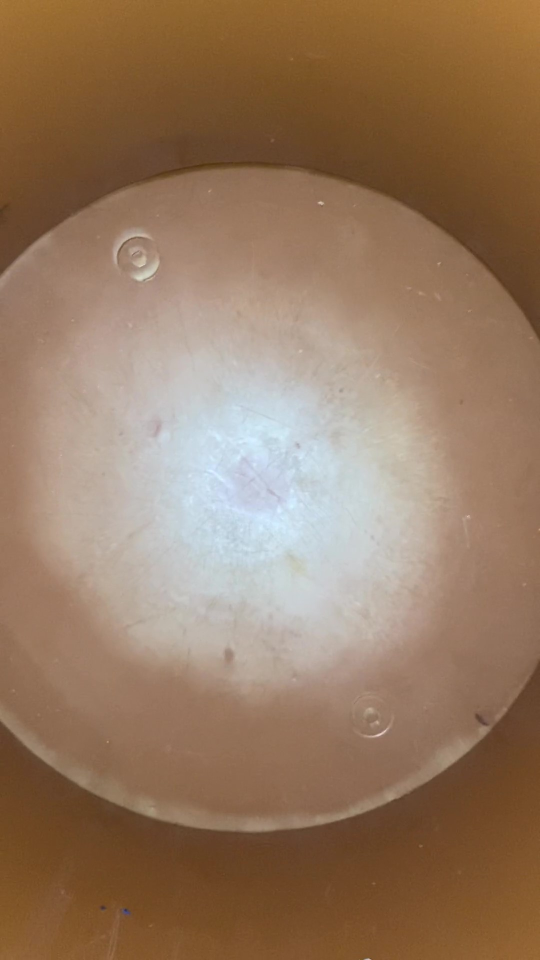
#> input picture AllCombined/pictures/IMG_1824_Moment.jpg, 1080 x 1920 px (shown at 1/2 size); its folder holds only this picture in this run
$ python Main.py
#> lines starting #> are read from the running program, lines starting #| are printed output that depends on the picture; after the words box and inside, x2 and y2 are one past the last pixel; in counts of white or black regions, pixels touching at a corner belong together; long printed decimals are rounded
#> `images = [cv2.imread(file) for file in glob.glob("pictures/*.PNG")] + ..`: images = 1 item
#> further down, image is the input picture: shape (1920, 1080, 3); mean B, G, R 97.1, 121.5, 149.9
### AllCombined/root.py
import cv2
import numpy as np
import glob
import isolate
from matplotlib import pyplot as plt
def checkForRoots(img):
    img = cv2.resize(img, (int(img.shape[1]/3), int(img.shape[0]/3)))
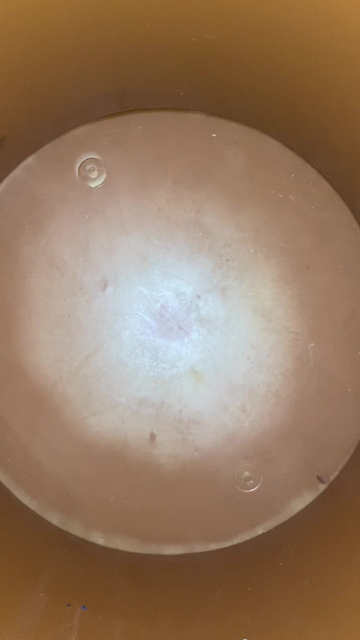
#> img: shape (640, 360, 3); mean of channels 0, 1, 2 97.1, 121.5, 149.9; drawn as B, G, R
    imgCopy = img.copy()
    img = isolate.findBackPlate(img,1.4,200,180,90,50,int(imgCopy.shape[1]/1.1))
#> in findBackPlate, `grey= cv2.cvtColor(grey, cv2.COLOR_BGR2GRAY)`:
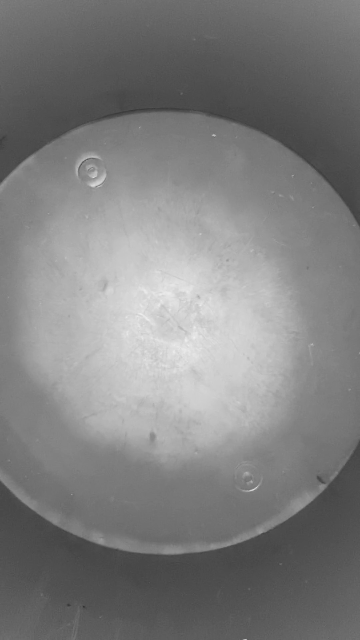
#> grey: shape (640, 360); min 50, max 239, mean 127.2
#> in findBackPlate, `circles = cv2.HoughCircles(grey, cv2.HOUGH_GRADIENT, dp, min_dist,para..`: circles = None
    img = isolate.findBackPlate(img,1.4,250,200,78,40,int(imgCopy.shape[1]/1.1))
    edges = cv2.Canny(img,100,200)
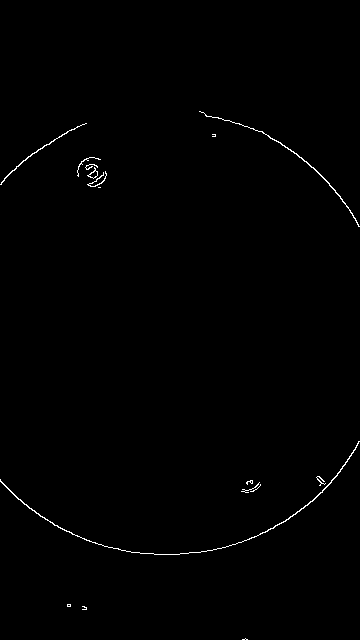
#> edges: shape (640, 360); 0.53% white in thin lines or dots, all inside (x1, y1, x2, y2) = (0, 111, 360, 640)
    plt.subplot(131),plt.imshow(img,cmap = 'gray')
    plt.title('Original Image'), plt.xticks([]), plt.yticks([])
    edges = edges[0:int(edges.shape[0]/2), 0:edges.shape[1]]
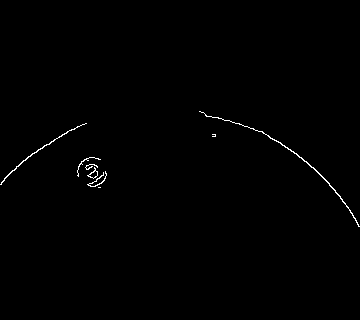
#> edges: shape (320, 360); 0.5% white in thin lines or dots, all inside (x1, y1, x2, y2) = (0, 111, 360, 227)
    hist = cv2.calcHist([edges],[0],None,[256],[0,256])
#> hist = 256 values, max 114620 at index 0, min 0 at index 1, mean 450
    print(hist[-1]/hist[0])
#| [0.00506]
    #Returns true if white to black pixel radius is above 0.0304
    return (hist[-1]/hist[0] > 0.0304)

### AllCombined/isolate.py
import numpy as np
import cv2
def findBackPlate(img,dp,min_dist,param1,param2,min_radius,max_radius):
    try:
        grey = img.copy()
        grey= cv2.cvtColor(grey, cv2.COLOR_BGR2GRAY)
        output = img.copy()
        #Finds all cirlces, with specific perimeters
        circles = cv2.HoughCircles(grey, cv2.HOUGH_GRADIENT, dp, min_dist,param1=param1,param2=param2,minRadius=min_radius,maxRadius=max_radius)
        #If circles are present:
        if circles is not None and len(circles[0]) < 2:
            #Converts all circle parameters to int
            circles = np.round(circles[0, :]).astype("int")
                # loop over the (x, y) coordinates and radius of the circles
            for (x, y, r) in circles:
                # draw the circle in the output image, then draw a rectangle
                # corresponding to the center of the circle
                cv2.circle(output, (x, y), r, (0, 0, 0), -1)
                cv2.rectangle(output, (x - 5, y - 5), (x + 5, y + 5), (0, 128, 255), -1)
                #print(r)
    except:
        output = img
    return (output)

### AllCombined/Coating.py
import cv2
import numpy as np
import glob

def getCoating (img):
    images = []
    images.append(img)

    isCoating = 0

    thresh = []
    morph_open = []
    morph_erode = []
    morph_close = []
    img_contours = []

    for i in range(len(images)):
        images[i] = cv2.resize(images[i], (int(images[i].shape[1] /3), int(images[i].shape[0]/3)))

        #images[i] = cv2.cvtColor(images[i], cv2.COLOR_BGR2HSV)
        thresh.append(cv2.inRange(images[i], (0,15,5), (130,120,30)))


        # Morphology
        kernel = cv2.getStructuringElement(cv2.MORPH_ELLIPSE, (15, 15))
        morph_close.append(cv2.morphologyEx(thresh[i], cv2.MORPH_CLOSE, kernel, iterations=1))
        kernel = cv2.getStructuringElement(cv2.MORPH_ELLIPSE, (7, 7))
        #morph_erode.append(cv2.morphologyEx(morph_open[i], cv2.MORPH_ERODE, kernel))
        #kernel = cv2.getStructuringElement(cv2.MORPH_ELLIPSE, (7, 7))
        morph_open.append(cv2.morphologyEx(morph_close[i], cv2.MORPH_OPEN, kernel, iterations=1))

        # Contours
        contours, hierarchy = cv2.findContours(morph_open[i], cv2.RETR_TREE, cv2.CHAIN_APPROX_NONE)
        img_contours.append(np.zeros(images[i].shape))

        # Features
        contourIndex = np.zeros(len(contours))
        area = np.zeros(len(contours))
        perimeter = np.zeros(len(contours))
        circularity = np.zeros(len(contours))
        elongation = np.zeros(len(contours))

        for j in range(len(contours)):
            if hierarchy[0][j][3] == -1:
                contourIndex[j] = j
                area[j] = cv2.contourArea((contours[j]))
                perimeter[j] = cv2.arcLength(contours[j], 1)
                circularity[j] = (4 * 3.14 * area[j]) / (int(perimeter[j]) ** 2)

                rect = cv2.minAreaRect(contours[j])
                box = cv2.boxPoints(rect)
                box = np.int0(box)
                elongation[j] = cv2.max(int(rect[1][0]) / int(rect[1][1]), int(rect[1][1]) / int(rect[1][0]))[0]

                if  area[j] > 1500 and 0.45 > circularity[j] > 0.24 and 950 > perimeter[j] > 200 and 0.13 < elongation[j] < 3.5:
                    cv2.drawContours(img_contours[i], contours, int(contourIndex[j]), (0,255,255), 3)
                    cv2.drawContours(img_contours[i], [box], 0, (0,255,255), 2)
                    #print(elongation[j])
                    isCoating = 1

        return isCoating
#> this loop made 1 pass
#> after the loop, images = 1 item; img_contours = 1 item; morph_close = 1 item; morph_open = 1 item; thresh = 1 item


#print(getCoating(cv2.imread("1_coating.PNG")))

### AllCombined/waterMain.py
import cv2
import numpy as np

from matplotlib import pyplot as plt
import lineSearch as lines
import distance
def getWater(image):
        # load image
        image = cv2.resize(image, (int(image.shape[1]/3), int(image.shape[0]/3)))
        output = image.copy()
        gray = cv2.cvtColor(image, cv2.COLOR_BGR2GRAY)
        # detect circles in the image
        circles = cv2.HoughCircles(gray, cv2.HOUGH_GRADIENT, 1.5, 250,param1=40,param2=100,minRadius=100,maxRadius=200)
#> circles = None
        # ensure at least some circles were found
        if circles is not None:
                # convert the (x, y) coordinates and radius of the circles to integers
                circles = np.round(circles[0, :]).astype("int")
                # loop over t67he (x, y) coordinates and radius of the circles
                for (x, y, r) in circles:
                        # draw the circle in the output image, then draw a rectangle
                        # corresponding to the center of the circle
                        cv2.circle(output, (x, y), r, (0, 255, 0), 4)
                        cv2.rectangle(output, (x - 5, y - 5), (x + 5, y + 5), (0, 128, 255), -1)
                        #print(x,y,r)
        crop = output[y-r:y+r, x-r:x+r]
        #Tries to find lines
        try:
                line = (lines.findLines(crop,image,output,x-r,y-r,r))
                result= distance.calcWater(line,x,y,r,crop,image,output)
        except:
               result = 0
        return result

### AllCombined/offset.py
import cv2
import glob
import  numpy as np
from matplotlib import pyplot as plt

def getOffset (img):
    images = []
    images.append(img)


    img_crop = []
    green = []
    green_eq = []
    thresh = []
    thresh_eq = []
    morph_open = []
    morph_close = []

    isOffset = 0

    img_contours = []
    area_feature = []
    perimeter_feature = []
    circularity_feature = []
    hasHole_feature = []
    elongation_feature = []
    for i in range(len(images)):
        img_crop.append(img)

        green.append(img_crop[i][:,:,1])

        green_eq.append(cv2.equalizeHist(green[i]))

        # thresholding
        thresh_low = 1
        thresh_high = 15
        thresh.append(cv2.inRange(green[i], thresh_low, thresh_high))
        thresh_eq.append(cv2.inRange(green_eq[i], thresh_low, thresh_high))

        # morphology
        kernel = cv2.getStructuringElement(cv2.MORPH_ELLIPSE, (7, 7))
        morph_open.append(cv2.morphologyEx(thresh[i], cv2.MORPH_OPEN, kernel, iterations=1))
        kernel = cv2.getStructuringElement(cv2.MORPH_ELLIPSE, (55, 55))
        morph_close.append(cv2.morphologyEx(morph_open[i], cv2.MORPH_CLOSE, kernel, iterations=1))

        # contours
        contours, hierarchy = cv2.findContours(morph_close[i], cv2.RETR_TREE, cv2.CHAIN_APPROX_NONE)
        img_contours.append(np.zeros(img_crop[i].shape))

        contourIndex = np.zeros(len(contours))
        area = np.zeros(len(contours))
        perimeter = np.zeros(len(contours))
        circularity = np.zeros(len(contours))

        # features
        for j in range(len(contours)):
            if hierarchy[0][j][3] == -1:
                contourIndex[j] = j
                area[j] = cv2.contourArea((contours[j]))
                perimeter[j] = cv2.arcLength(contours[j], 1)
                circularity[j] = (4 * 3.14 * area[j]) / (int(perimeter[j]) ** 2)

                rect = cv2.minAreaRect(contours[j])
                box = cv2.boxPoints(rect)
                box = np.int0(box)

                if area[j] > 3000 and circularity[j] < 0.4 and circularity[j] > 0.03:
                    cv2.drawContours(img_contours[i], contours, int(contourIndex[j]), (0,255,255), 3)
                    cv2.drawContours(img_contours[i], [box], 0, (0,255,255), 3)
                    isOffset = 1

        img_contours[i] =  cv2.resize(img_contours  [i], (int(img_contours[i].shape[1] /3), int(img_contours[i].shape[0]/3)))

        # [5 lines of commented-out code are left out]
        return isOffset
#> this loop made 1 pass
#> (thresh_low, thresh_high) on pass 1: (1, 15)
#> pass 1, in getOffset, `kernel = cv2.getStructuringElement(cv2.MORPH_ELLIPSE, (55, 55))`:
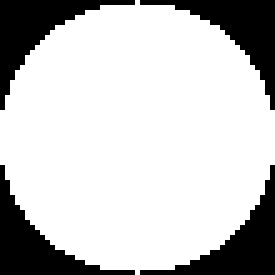
#> kernel: shape (55, 55) (shown 5 times larger); values 0 (black) and 1 (white), 77.3% white; 4 black regions, box (x1, y1, x2, y2) and area: (0, 0, 27, 22) 172, (28, 0, 55, 22) 172, (0, 33, 27, 55) 172, (28, 33, 55, 55) 172
#> after the loop, green = 1 item; green_eq = 1 item; img_contours = 1 item; img_crop = 1 item; morph_close = 1 item; morph_open = 1 item; thresh = 1 item; thresh_eq = 1 item

#print(getOffset(cv2.imread("1_offset.PNG")))

    #area_feature.append(max(area))
    #print("area: ", max(area))


testing = 1
if not testing:

    plt.subplot(4,2,1),plt.imshow(green[0])
    plt.subplot(4,2,2),plt.imshow(green_eq[0])

    plt.subplot(4,2,3),plt.imshow(green[1])
    plt.subplot(4,2,4),plt.imshow(green_eq[1])

    plt.subplot(4,2,5),plt.imshow(green[2])
    plt.subplot(4,2,6),plt.imshow(green_eq[2])

    plt.subplot(4,2,7),plt.imshow(green[3])
    plt.subplot(4,2,8),plt.imshow(green_eq[3])

    plt.show()

    plt.subplot(4,3,1),plt.imshow(thresh[0])
    plt.subplot(4,3,2),plt.imshow(thresh_eq[0])
    plt.subplot(4,3,3),plt.imshow(images[0])

    plt.subplot(4,3,4),plt.imshow(thresh[1])
    plt.subplot(4,3,5),plt.imshow(thresh_eq[1])
    plt.subplot(4,3,6),plt.imshow(images[1])

    plt.subplot(4,3,7),plt.imshow(thresh[2])
    plt.subplot(4,3,8),plt.imshow(thresh_eq[2])
    plt.subplot(4,3,9),plt.imshow(images[2])

    plt.subplot(4,3,10),plt.imshow(thresh[3])
    plt.subplot(4,3,11),plt.imshow(thresh_eq[3])
    plt.subplot(4,3,12),plt.imshow(images[3])

    plt.show()

    plt.subplot(4,3,1),plt.imshow(morph_open[0])
    plt.subplot(4,3,2),plt.imshow(morph_close[0])
    plt.subplot(4,3,3),plt.imshow(images[0])

    plt.subplot(4,3,4),plt.imshow(morph_open[1])
    plt.subplot(4,3,5),plt.imshow(morph_close[1])
    plt.subplot(4,3,6),plt.imshow(images[1])

    plt.subplot(4,3,7),plt.imshow(morph_open[2])
    plt.subplot(4,3,8),plt.imshow(morph_close[2])
    plt.subplot(4,3,9),plt.imshow(images[2])

    plt.subplot(4,3,10),plt.imshow(morph_open[3])
    plt.subplot(4,3,11),plt.imshow(morph_close[3])
    plt.subplot(4,3,12),plt.imshow(images[3])

    plt.show()


    plt.subplot(3,2,1),plt.imshow(green[4])
    plt.subplot(3,2,2),plt.imshow(green_eq[4])

    plt.subplot(3,2,3),plt.imshow(green[5])
    plt.subplot(3,2,4),plt.imshow(green_eq[5])

    plt.subplot(3,2,5),plt.imshow(green[6])
    plt.subplot(3,2,6),plt.imshow(green_eq[6])

    plt.show()

    plt.subplot(3,3,1),plt.imshow(thresh[4])
    plt.subplot(3,3,2),plt.imshow(thresh_eq[4])
    plt.subplot(3,3,3),plt.imshow(images[4])

    plt.subplot(3,3,4),plt.imshow(thresh[5])
    plt.subplot(3,3,5),plt.imshow(thresh_eq[5])
    plt.subplot(3,3,6),plt.imshow(images[5])

    plt.subplot(3,3,7),plt.imshow(thresh[6])
    plt.subplot(3,3,8),plt.imshow(thresh_eq[6])
    plt.subplot(3,3,9),plt.imshow(images[6])


    plt.show()

    plt.subplot(3,3,1),plt.imshow(morph_open[4])
    plt.subplot(3,3,2),plt.imshow(morph_close[4])
    plt.subplot(3,3,3),plt.imshow(images[4])

    plt.subplot(3,3,4),plt.imshow(morph_open[5])
    plt.subplot(3,3,5),plt.imshow(morph_close[5])
    plt.subplot(3,3,6),plt.imshow(images[5])

    plt.subplot(3,3,7),plt.imshow(morph_open[6])
    plt.subplot(3,3,8),plt.imshow(morph_close[6])
    plt.subplot(3,3,9),plt.imshow(images[6])

    plt.show()

    plt.subplot(4,2,1),plt.imshow(img_contours[0])
    plt.subplot(4,2,2),plt.imshow(img_contours[1])
    plt.subplot(4,2,3),plt.imshow(img_contours[2])
    plt.subplot(4,2,4),plt.imshow(img_contours[3])
    plt.subplot(4,2,5),plt.imshow(img_contours[4])
    plt.subplot(4,2,6),plt.imshow(img_contours[5])
    plt.subplot(4,2,7),plt.imshow(img_contours[6])

    plt.show()

### AllCombined/mainCracks.py
import cv2
import glob
import isolateCrack as isolate
from matplotlib import pyplot as plt
import numpy as np
def findCracks(pic):
    #load images
    images = [pic]

    #declare lists
    con = []
    hsv = []
    Tjek = []
    im = []
    im2 = []
    im3 = []

    #kernel for morphology
    kernelEllipse = cv2.getStructuringElement(cv2.MORPH_CROSS, (3, 3))
#> kernelEllipse = [[0, 1, 0], [1, 1, 1], [0, 1, 0]]
    kernelEllipse2 = cv2.getStructuringElement(cv2.MORPH_RECT, (5, 5))
#> kernelEllipse2 = [[1, 1, 1, 1, 1], [1, 1, 1, 1, 1], [1, 1, 1, 1, 1], [1, 1, 1, 1, 1], [1, 1, 1, 1, 1]]

    #for loop for looping through the images
    for i in range(len(images)):
        # print(i+1)
        knak = 0


        cv2.destroyAllWindows()
        #isolate backplate and resize images
        images[i] = isolate.findBackPlate(images[i])
        images[i] = cv2.resize(images[i], (int(images[i].shape[1] / 3), int(images[i].shape[0] / 3)))

        #convert to HSV
        hsv.append(cv2.cvtColor(images[i], cv2.COLOR_BGR2HSV))

        #empty pics for contour
        con.append(np.zeros(hsv[i].shape))


        #thredshold
        Tjek.append(cv2.inRange(hsv[i], (30, 120, 0), (179, 255, 50)))

        #morphology
        im.append(cv2.morphologyEx(Tjek[i], cv2.MORPH_ERODE, kernelEllipse))
        im2.append(cv2.morphologyEx(im[i], cv2.MORPH_DILATE, kernelEllipse2))
        #im3.append(cv2.morphologyEx(im2[i], cv2.MORPH_CLOSE, kernelEllipse2))

        #find contour
        contours, hierarchy = cv2.findContours(im2[i], cv2.RETR_TREE, cv2.CHAIN_APPROX_SIMPLE)
        area = np.zeros(len(contours))
        arc = np.zeros(len(contours))
        circularity = np.zeros(len(contours))
        #find area
        if contours:
            for j in range (len(contours)):
                area[j] = cv2.contourArea((contours[j]))
                arc[j] = cv2.arcLength(contours[j], 1)
                circularity[j] = (4 * 3.14 * area[j]) / (int(arc[j]) ** 2)
                if 50 < cv2.contourArea(contours[j]) < 1200:
                    if 0.11 < circularity[j] < 0.88:
                        if 0.31 < arc[j] < 351:

                            knak = 1
#> this loop made 1 pass
#> after the loop, Tjek = 1 item; con = 1 item; hsv = 1 item; im = 1 item; im2 = 1 item; images = 1 item

    return (knak)

### AllCombined/isolateCrack.py
import numpy as np
import cv2
def findBackPlate(img):
    try:
        grey = img.copy()
        grey= cv2.cvtColor(grey, cv2.COLOR_BGR2GRAY)
        output = img.copy()
        circles = cv2.HoughCircles(grey, cv2.HOUGH_GRADIENT, 1.5, 250,param1=110,param2=78,minRadius=120,maxRadius=300)

        if circles is not None and len(circles[0]) < 2:
            circles = np.round(circles[0, :]).astype("int")
                # loop over t67he (x, y) coordinates and radius of the circles
            for (x, y, r) in circles:
                # draw the circle in the output image, then draw a rectangle
                # corresponding to the center of the circle
                cv2.circle(output, (x, y), r, (255, 255, 255), -1)
               # cv2.rectangle(output, (x - 5, y - 5), (x + 5, y + 5), (0, 128, 255), -1)

    except:
        output = img
    return (output)

### AllCombined/Main.py
import os
import cv2

import root
import Coating
import waterMain
import offset
import mainCracks
import glob
images = [cv2.imread(file) for file in glob.glob("pictures/*.PNG")] + [cv2.imread(file) for file in glob.glob("pictures/*.JPG")]
images = [file for file in glob.glob("pictures/*.PNG")] + [file for file in glob.glob("pictures/*.JPG")]

#print(images)
f = open("results.txt", "a")

for x in range(len(images)):
    image = cv2.imread(images[x])

    f.write("\n\nImage - "+images[x])
    f.write("\nRoots: "+str( root.checkForRoots(image)))
    f.write("\nCoating: "+ str(Coating.getCoating(image)))
    try:
        f.write("\nWaterlevel: "+ str(waterMain.getWater(image)))
    except:
        f.write("\nWaterLevel: 0%")
    f.write("\nOffset: "+ str( offset.getOffset(image)))
    f.write("\nCrack: "+ str( mainCracks.findCracks(image)))
    print(images[x])
f.close()

$ run again, on AllCombined/pictures/coating14.jpg
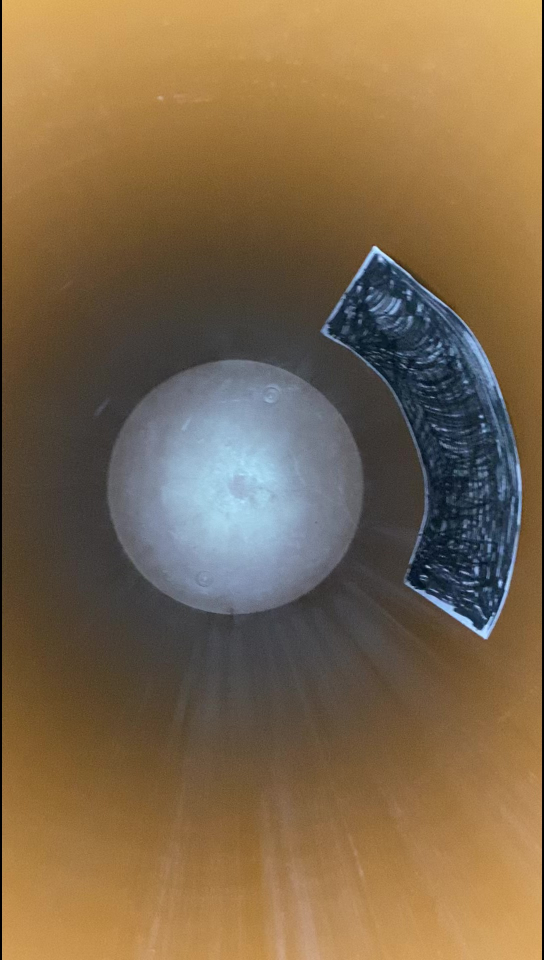
#> input picture AllCombined/pictures/coating14.jpg, 1088 x 1920 px (shown at 1/2 size)
#> `images = [cv2.imread(file) for file in glob.glob("pictures/*.PNG")] + ..`: images = 1 item
#> image is the input picture: shape (1920, 1088, 3); mean B, G, R 76, 104.2, 126.1
#> in findBackPlate, `circles = cv2.HoughCircles(grey, cv2.HOUGH_GRADIENT, dp, min_dist,para..`: circles = [[147.7, 332.5, 196.4]]
#> in findBackPlate, `circles = np.round(circles[0, :]).astype("int")`: circles = [[148, 332, 196]]
#> the loop in findBackPlate, `for (x, y, r) in circles:` made 1 pass
#> in checkForRoots, `edges = edges[0:int(edges.shape[0]/2), 0:edges.shape[1]]`:
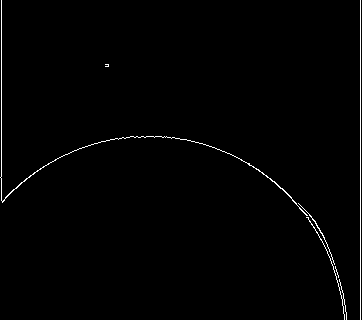
#> edges: shape (320, 362); 0.99% white in thin lines or dots
#> hist = 256 values, max 114690 at index 0, min 0 at index 1, mean 452.5
#| [0.01003]
#> the loop in getCoating, `for i in range(len(images)):` made 1 pass
#> after the loop in getCoating, `for i in range(len(images)):`: images = 1 item
#> in getWater, `circles = cv2.HoughCircles(gray, cv2.HOUGH_GRADIENT, 1.5, 250,param1=4..`: circles = [[158.2, 332.2, 185.9]]
#> in getWater, `circles = np.round(circles[0, :]).astype("int")`: circles = [[158, 332, 186]]
#> the loop in getWater, `for (x, y, r) in circles:` made 1 pass
#> after the loop in getWater, `for (x, y, r) in circles:`:
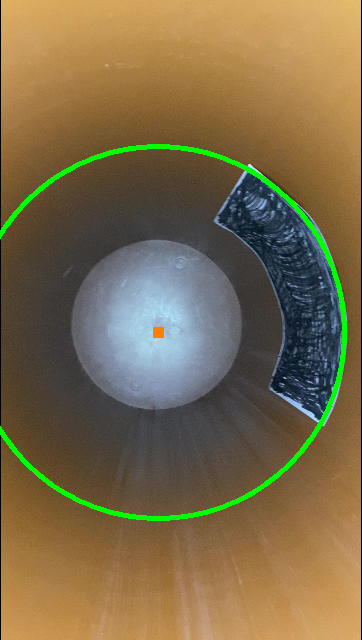
#> output: shape (640, 362, 3); mean of channels 0, 1, 2 74.5, 107.8, 124.3; drawn as B, G, R
#> theta = 0.0196
#> lines = None
#> the loop in getOffset, `for i in range(len(images)):` made 1 pass
#> (thresh_low, thresh_high) on pass 1: (1, 15)
#> after the loop in getOffset, `for i in range(len(images)):`: green = 1 item
#> kernelEllipse = [[0, 1, 0], [1, 1, 1], [0, 1, 0]]
#> kernelEllipse2 = [[1, 1, 1, 1, 1], [1, 1, 1, 1, 1], [1, 1, 1, 1, 1], [1, 1, 1, 1, 1], [1, 1, 1, 1, 1]]
#> the loop in findCracks, `for i in range(len(images)):` made 1 pass
#> after the loop in findCracks, `for i in range(len(images)):`: Tjek = 1 item
